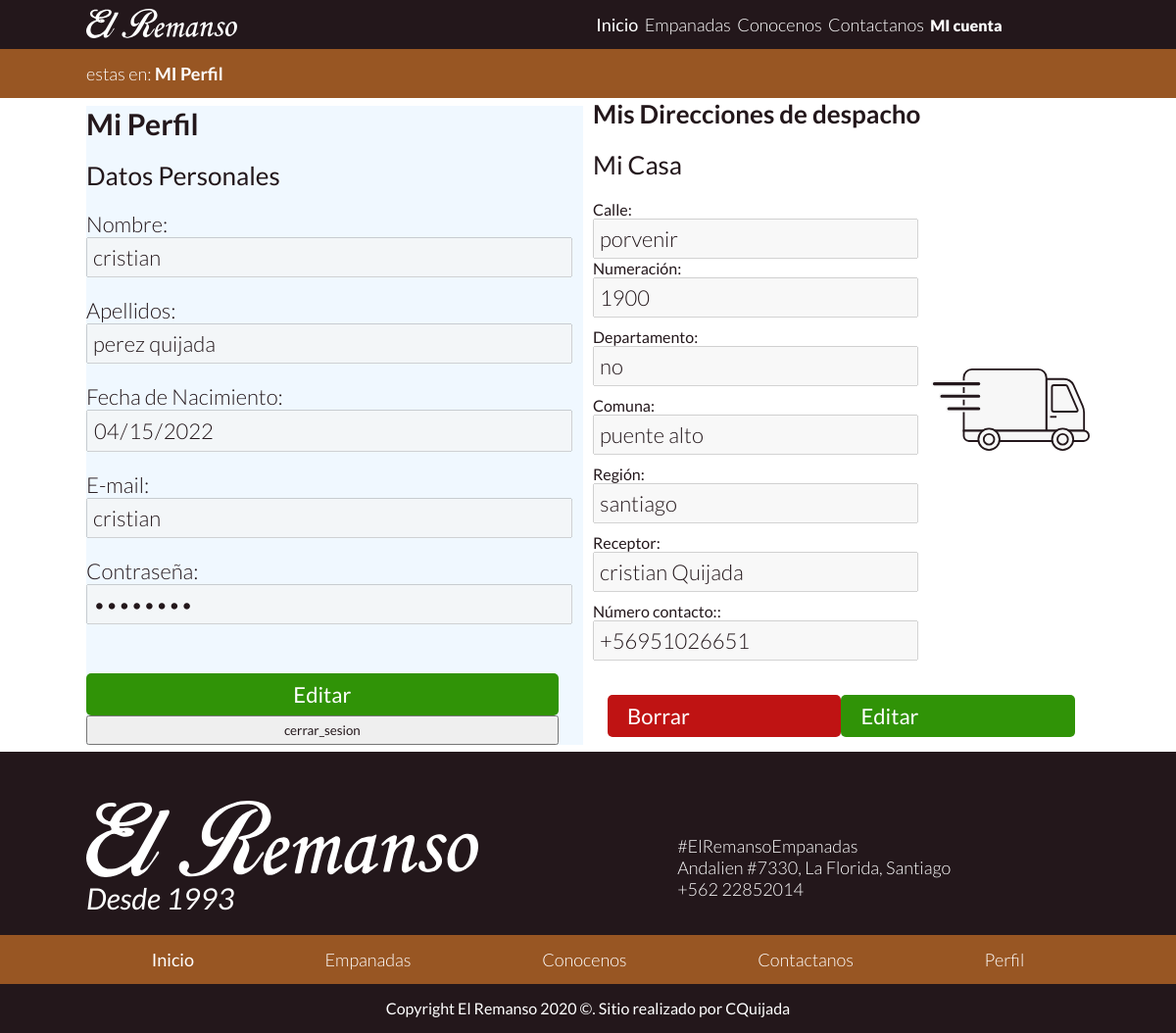
/mi_perfil.php (signed in), run on the app's committed database.
### tables this page shows
CREATE TABLE IF NOT EXISTS `usuario` (
  `RE_id_usuario` int(7) NOT NULL AUTO_INCREMENT,
  `RE_nombres_usuario` varchar(50) NOT NULL,
  `RE_apellido_materno_usuario` varchar(50) NOT NULL,
  `RE_apellido_paterno_usuario` varchar(50) NOT NULL,
  `RE_fechaNacimiento_usuario` date NOT NULL,
  `RE_email_usuario` varchar(80) NOT NULL,
  `RE_password_usuario` varchar(20) NOT NULL,
  PRIMARY KEY (`RE_id_usuario`)
);

CREATE TABLE IF NOT EXISTS `despacho` (
  `RE_id_despacho` int(5) NOT NULL AUTO_INCREMENT,
  `RE_calle` varchar(25) NOT NULL,
  `RE_numeracion` int(11) NOT NULL,
  `RE_departamento` varchar(25) NOT NULL,
  `RE_comuna` varchar(25) NOT NULL,
  `RE_region` varchar(25) NOT NULL,
  `RE_numero_contacto` varchar(12) NOT NULL,
  `RE_receptor` varchar(25) NOT NULL,
  `RE_id_usuario` int(11) NOT NULL,
  PRIMARY KEY (`RE_id_despacho`)
);

### mi_perfil.php (the view, shortened to what this page needs)
<?php
    require_once('header.php');
?>
         <div class="bcolor-three">
            <div class="container">
               <div class="xs-twelve xl-twelve">
                     <p class="f-20 c-w light">estas en: <span class="bold c-w"> MI Perfil</span></p>
                </div>
            </div>
        </div>
    </header>
          <section class="container pt-50 xs-p-15">
              <asaid class="xs-twelve xl-six bcolor-two">
                  <h2 class="f-30 ">Mi Perfil</h2>
                    <?php
                        $query_perfil = "SELECT * FROM `usuario` WHERE `RE_id_usuario` = '$_SESSION[id_usuario]' ";
                        $resource_perfil = $conn->query($query_perfil);
                        if(isset($resource_perfil)){
                            while($row_perfil = $resource_perfil->fetch_assoc()){
                    ?>
                  <form id="datos_personales" action="" method="">
                         <p class="f-26 mb-20">Datos Personales</p>
                         <label for="" class="f-22 light">Nombre:</label>
                         <input type="text" name="nombre_usuario" class="f-22 light mb-20" value="<?php echo $row_perfil['RE_nombres_usuario']; ?>" disabled>
                         <label for="" class="f-22 light">Apellidos:</label>
                         <input type="text" name="apellidos_usuario" class="f-22 light mb-20" value="<?php echo $row_perfil['RE_apellido_paterno_usuario']." ". $row_perfil['RE_apellido_materno_usuario']; ?>" disabled>
                         <label for="" class="f-22 light">Fecha de Nacimiento:</label>
                         <input type="date" name="fecha_nacimiento" class="f-22 light mb-20" value="<?php echo $row_perfil['RE_fechaNacimiento_usuario']; ?>" disabled>
                         <label for="" class="f-22 light">E-mail:</label>
                         <input type="email" class="f-22 light mb-20" value="<?php echo $row_perfil['RE_nombres_usuario']; ?>" disabled>
                         <label for="" class="f-22 light">Contraseña:</label>
                         <input type="password" class="f-22 light mb-50" value="<?php echo $row_perfil['RE_nombres_usuario']; ?>" disabled>
                         <input class="bcolor-succes btn f-22 c-w" type="submit" value="Editar">
                  </form>
                  <form action="cerrar_sesion.php" method="post">
                        <input type="submit" name="close" value="cerrar_sesion">
                  </form>
              </asaid>
              <article class="xs-twelve xl-six height-100">
                  <h3 class="f-26 mb-20">Mis Direcciones de despacho</h3>
                  <?php
                   $query_consulta_despacho = "SELECT * FROM `despacho` WHERE `RE_id_usuario` = '$_SESSION[id_usuario]'";
                   $resource_consulta_despacho = $conn -> query($query_consulta_despacho);
                   $numero_colunas_despacho = $resource_consulta_despacho->num_rows;
                   if($numero_colunas_despacho != 0){
                        while($row_despacho_usuario = $resource_consulta_despacho->fetch_assoc()){
                  ?>
                  <form class="container  ">
                      <div action="" class="xs-twelve xl-eight">
                          <p class="f-26 mb-20">Mi Casa</p>
                                <label for="calle">Calle:</label>
                              <input name="calle" type="text" value="<?php echo $row_despacho_usuario['RE_calle']; ?>" class="f-22 light m-1b0" disabled>
                              <label for="numeracion">Numeración:</label>
                              <input name ="numeracion" type="text" value="<?php echo $row_despacho_usuario['RE_numeracion']; ?>" class="f-22 light mb-10" disabled>
                              <label for="departamento">Departamento:</label>
                              <input name="departamento" type="text" value="<?php echo $row_despacho_usuario['RE_departamento']; ?>" class="f-22 light mb-10" disabled>
                              <label for="comuna">Comuna:</label>
                              <input name="comuna" type="text" value="<?php echo $row_despacho_usuario['RE_comuna']; ?>" class="f-22 light mb-10" disabled>
                              <label for="region">Región:</label>
                              <input name="region" type="text" value="<?php echo $row_despacho_usuario['RE_region']; ?>" class="f-22 light mb-10" disabled>
                              <label for="receptor">Receptor:</label>
                              <input name="receptor" type="text" value="<?php echo $row_despacho_usuario['RE_receptor']; ?>" class="f-22 light mb-10" disabled>
                              <label for="numero_contacto">Número contacto::</label>
                              <input name="numero_contacto" type="text" value="<?php echo $row_despacho_usuario['RE_numero_contacto']; ?>" class="f-22 light mb-10" disabled>
                         </div>
                         <div class="xs-twelve xl-four height-100 d-flex j-j-c a-i-c ">
                             <img src="img/ico/delivery.svg" alt="SELECT FROM ">
                         </div>
                         <div class="xs-twelve xl-twelve d-flex p-15">
                             <input type="text" value="Borrar" class="btn bcolor-denger f-22 c-w">
                             <input type="text" value="Editar" class="btn bcolor-succes f-22 c-w" >
                         </div>
                  </form>
                  <?php
                     }}
                  ?>
              </article>
          </section>
          <?php
                            }
                        }
        ?>
      <?php require_once('footer.php'); ?>
</body>
</html>

### css/style.css (style rules this page uses)
* { margin: 0; padding: 0; font-family: 'Lato', sans-serif; color: #23171B; }
body { position: relative; }
.c-w { color: white; }
.bcolor-succes { background-color: #309307; }
.bcolor-denger { background-color: #BF1313; }
.f-20 { font-size: 18px; }
.f-22 { font-size: 22px; }
.f-26 { font-size: 26px; }
.f-30 { font-size: 30px; }
.light { font-weight:300; }
.bold { font-weight: bold; }
.btn { border: none; padding: 8px 20px; border-radius: 5px; }
form { width: 100%; }
input { width: 95%; padding: 5px }
.height-100 { height: 100%; }
.d-flex { display: flex; justify-content: center; align-items: center; }
.a-i-c { align-items: center; }
.mb-50 { margin-bottom: 50px; }
.mb-20 { margin-bottom :20px; }
.mb-10 { margin-bottom :10px; }
.p-15 { padding: 15px; }
.container { margin-left: auto; margin-right: auto; display: grid; justify-content: center; align-items: center; max-width: 1024px; grid-template-columns: repeat(12, 1fr); grid-gap: 10px; grid-auto-rows: minmax(50px, auto); }
@media screen and (min-width: 763px) { .xl-four { grid-column: span 4; } }
@media screen and (min-width: 763px) { .xl-six { grid-column: span 6; } }
@media screen and (min-width: 763px) { .xl-eight { grid-column: span 8; } }
@media screen and (min-width: 763px) { .xl-twelve { grid-column: span 12; } }

### css/remanso.css (style rules this page uses)
.bcolor-two { background-color: aliceblue; }
.bcolor-three { background-color: #985623; }
label { width: 100% }

### data on the page
usuario: nombre_usuario "cristian", apellidos_usuario "perez quijada", fecha_nacimiento "04/15/2022", RE_nombres_usuario "cristian"
despacho: calle "porvenir", numeracion "1900", departamento "no", comuna "puente alto", region "santiago", receptor "cristian Quijada", numero_contacto "+56951026651"
